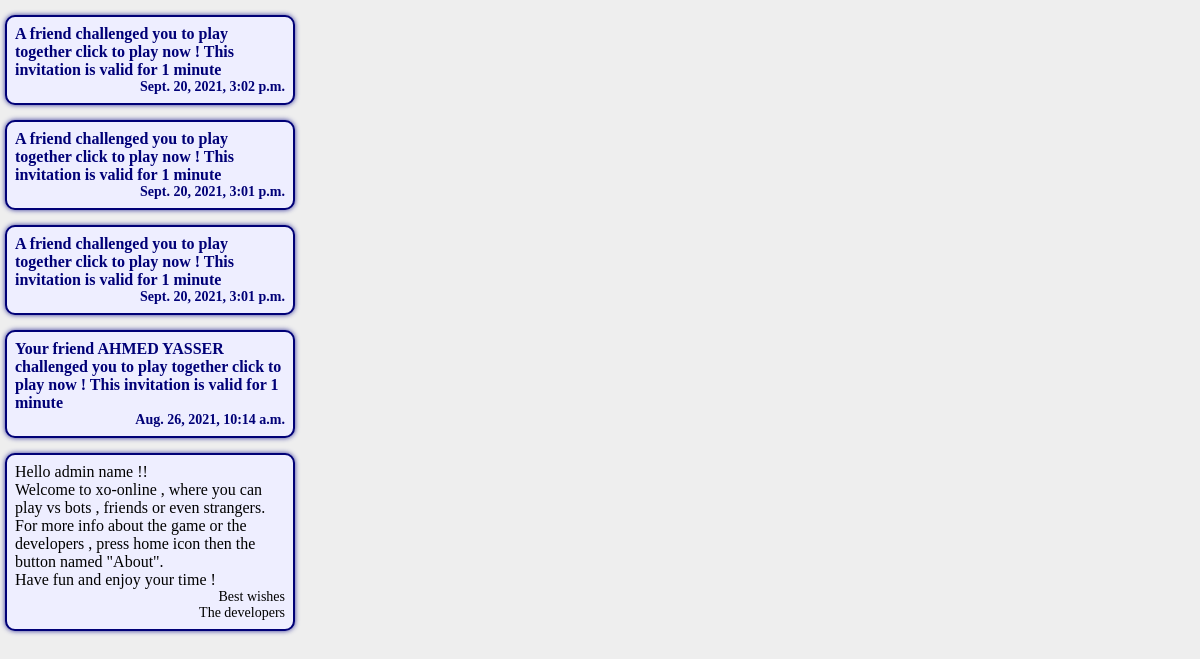
Screenshot of /notifications/ (signed in) with the database file from the repository.
### accounts/models.py (models this page shows, shortened)
class Notification(models.Model):
    user = models.ForeignKey(CustomUser, on_delete=models.CASCADE, related_name='notification')
    invitor = models.ForeignKey(CustomUser, null=True, blank=True, on_delete=models.CASCADE, related_name='invitation')
    room = models.CharField(max_length=16)
    time = models.DateTimeField(auto_now_add=True)
    @property
    def content(self):
        if self.invitor:
            return f'Your friend {self.invitor.name} challenged you to play together click to play now !\nThis invitation is valid for 1 minute'
        else:
            return f'A friend challenged you to play together click to play now !\nThis invitation is valid for 1 minute'
    @property
    def url(self):
        return reverse('app:game') + f'?room={self.room}'

class CustomUser(AbstractUser):
    username = None
    email = models.EmailField(_('email address'), unique=True)
    first_name = models.CharField(max_length=200)
    last_name = models.CharField(max_length=200)
    front_id = models.UUIDField(default=uuid.uuid4, editable=False, unique=True)
    won_games = models.IntegerField(default=0)
    lost_games = models.IntegerField(default=0)
    draw_games = models.IntegerField(default=0)
    image = models.ImageField(default='images/default.png', upload_to='images')
    USERNAME_FIELD = 'email'
    REQUIRED_FIELDS = []
    objects = Manager()
    @property
    def name(self):
        return self.__str__()
    def __str__(self):
        return f"{self.first_name} {self.last_name}"

### accounts/decorators.py (the view)
        def wrapper(request, *args, **kwargs):
            if request.user.is_authenticated:
                return func(request,  *args, **kwargs)
            else:
                return redirect('accounts:signup', next)

### app/views.py (called while the page is built)
@restrict_unlogged(next='notifications')
def notifications(request):
    qs = request.user.notification.all().order_by('-id')
    return render(request, 'app/notifications.html', {'notifications': qs})

### app/templates/app/notifications.html (shortened to what this page needs)
<html>
  <head>
    <link rel="stylesheet" href="https://cdnjs.cloudflare.com/ajax/libs/font-awesome/4.7.0/css/font-awesome.min.css">
  </head>
  <body>
    <div id="div1">
      {% for notification in notifications %}
      <a href="{{ notification.url }}">
        <div id="notification">
          <p>
            {{ notification.content }}
          </p>
          <p id="info">{{ notification.time }}</p>
        </div>
      </a>
      {% endfor %}
        <div id="notification">
          <p>Hello {{ user }} !!<br>Welcome to xo-online , where you can play vs bots , friends or even strangers.<br>For more info about the game or the developers , press home icon then the button named "About".<br>Have fun and enjoy your time !</p>
          <p id="info">Best wishes<br>The developers</p>
        </div>
    </div>
  </body>
</html>

### app/templates/app/notifications.html (style rules this page uses)
body { margin: 0; padding: 0; width: 300px; background-color: #EEE; overflow: hidden; overflow-y: auto; }
#div1 { margin: auto; text-align: center; }
#notification { width: 90%; border: 2px solid #007; box-shadow: 0px 0px 5px #339; min-height: 50px; border-radius: 10px; text-align: left; padding: 8px; margin: calc(5% - 10px); margin-top: 15px; background-color: #EEF; }
p { padding: 0; margin: 0; font-family: Times New Roman; }
a { text-decoration: none; color: #007; font-weight: bold; }
#info { font-size: 14px; text-align: right; }

### rows the page displays
Notification: content "A friend challenged you to play together click to play now ! This invitation is valid for 1 minute", time "Sept. 20, 2021, 3:02 p.m."
Notification: content "A friend challenged you to play together click to play now ! This invitation is valid for 1 minute", time "Sept. 20, 2021, 3:01 p.m."
Notification: content "A friend challenged you to play together click to play now ! This invitation is valid for 1 minute", time "Sept. 20, 2021, 3:01 p.m."
Notification: content "Your friend AHMED YASSER challenged you to play together click to play now ! This invitation is valid for 1 minute", time "Aug. 26, 2021, 10:14 a.m."
CustomUser: first_name+last_name "admin name"
